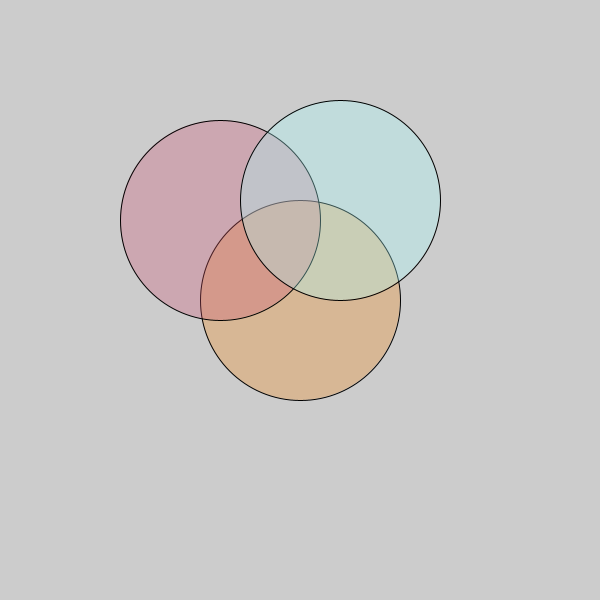
Frame 1 (no input)
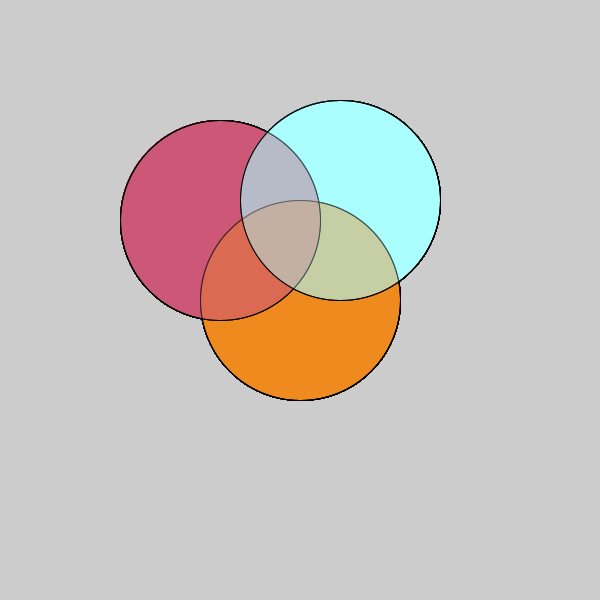
Frame 60 (the mouse pressed at the canvas centre just before this capture)
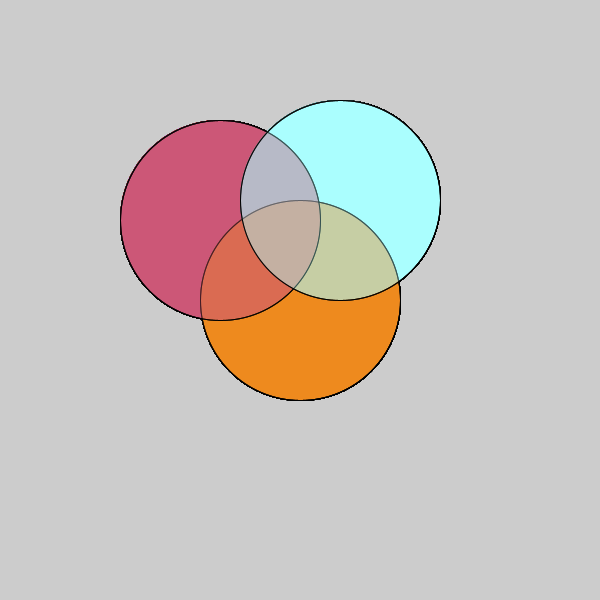
Frame 120 (the mouse held since frame 60 and released just before this capture)

The Processing sketch that drew these frames (run headless with seeded random() and noise(); from frame 60 on, the mouse is pressed at the canvas centre):

// Processing sketch: ven_diagram_apaara
// ── ven_diagram_apaara.pde
void setup(){
  size(600,600);
}
void draw() {
 fill(238,136,034,80);
 ellipse (300,300,200,200);
 fill(204,85,119,80);
 ellipse (220,220,200,200);
 fill(170,255,255,80);
 ellipse(340,200,200,200);
}
